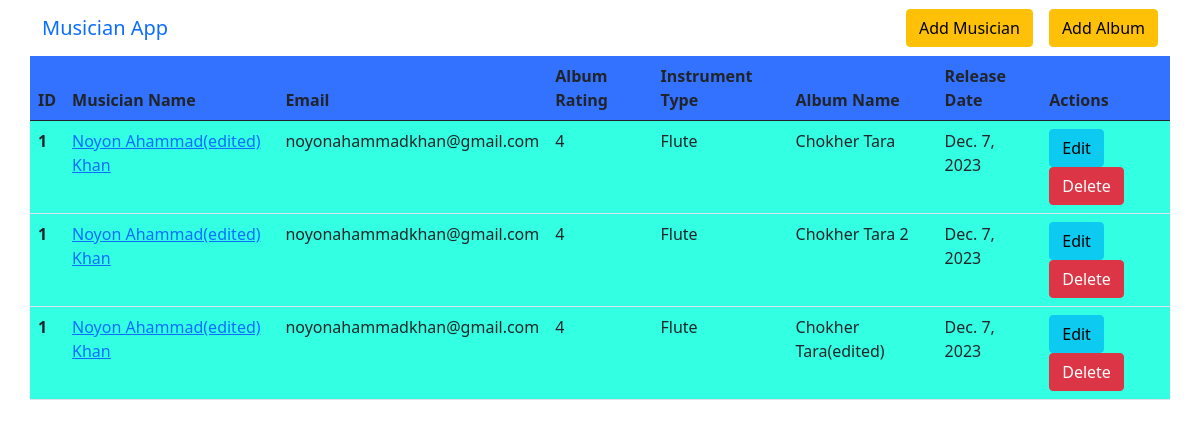
The page / on the database its author committed.
### musician_app/models.py (models this page shows, shortened)
class Album(models.Model):
    CHOICES = (('1', 1), ('2', 2), ('3', 3), ('4', 4), ('5', 5))
    album_name = models.CharField(max_length=50)
    musician = models.ForeignKey(
        Musician, on_delete=models.CASCADE, related_name="albums")
    release_date = models.DateField()
    rating = models.CharField(choices=CHOICES, max_length=2)

class Musician(models.Model):
    first_name = models.CharField(max_length=50)
    last_name = models.CharField(max_length=50)
    email = models.EmailField(max_length=50)
    phone_number = models.CharField(max_length=50)
    instrument_type = models.CharField(max_length=50)

### musician_app/views.py (the view)
# urls.py: path('', home, name="home"),
def home(request):
    albums = models.Album.objects.all()
    return render(request, 'home.html', {'albums': albums})

### musician_app/templates/home.html
{% extends 'base.html' %} {% load crispy_forms_tags %} {% block content %}
<table class="table container">
  <thead>
    <tr style="background: #3371ff">
      <th scope="col">ID</th>
      <th scope="col">Musician Name</th>
      <th scope="col">Email</th>
      <th scope="col">Album Rating</th>
      <th scope="col">Instrument Type</th>
      <th scope="col">Album Name</th>
      <th scope="col">Release Date</th>
      <th scope="col">Actions</th>
    </tr>
  </thead>
  <tbody>
    {% for album in albums %}
    <tr class="" style="margin-bottom: 3px; background-color: #33ffe3">
      <th scope="row">{{album.musician.id}}</th>
      <td>
        <a href="{% url 'edit_musician' id=album.musician.id %}">
          {{album.musician.first_name}} {{album.musician.last_name}}
        </a>
      </td>
      <td>{{album.musician.email}}</td>
      <td>{{album.rating}}</td>
      <td>{{album.musician.instrument_type}}</td>
      <td>{{album.album_name}}</td>
      <td>{{album.release_date}}</td>
      <td>
        <a href="{% url 'edit_album' id=album.pk %}" class="btn btn-info"
          >Edit</a
        >
        <a href="{% url 'delete_album' id=album.pk %}" class="btn btn-danger"
          >Delete</a
        >
      </td>
    </tr>
    {% endfor %}
  </tbody>
</table>
{% endblock %}

### musician_app/templates/base.html (shortened to what this page needs)
<!DOCTYPE html>
<html lang="en">
  <head>
    <link
      href="https://cdn.jsdelivr.net/npm/bootstrap@5.0.2/dist/css/bootstrap.min.css"
      rel="stylesheet"
    />
  </head>
  <body style="">
    <nav class="navbar bg-body-tertiary">
      <div class="container">
        <a class="navbar-brand">Musician App</a>
        <form class="d-flex" role="search">
          <a class="btn btn-warning me-3" href="{% url 'add_musician' %}">
            Add Musician
          </a>
          <a class="btn btn-warning" href="{% url 'add_album' %}">
            Add Album
          </a>
        </form>
      </div>
    </nav>
    {% block content %} {% endblock %}
  </body>
</html>

### rows shown on the page
Album: musician.id "1", musician.first_name "Noyon Ahammad(edited)", musician.last_name "Khan", musician.email "noyonahammadkhan@gmail.com", rating "4", musician.instrument_type "Flute", album_name "Chokher Tara", release_date "Dec. 7, 2023"
Album: musician.id "1", musician.first_name "Noyon Ahammad(edited)", musician.last_name "Khan", musician.email "noyonahammadkhan@gmail.com", rating "4", musician.instrument_type "Flute", album_name "Chokher Tara 2", release_date "Dec. 7, 2023"
Album: musician.id "1", musician.first_name "Noyon Ahammad(edited)", musician.last_name "Khan", musician.email "noyonahammadkhan@gmail.com", rating "4", musician.instrument_type "Flute", album_name "Chokher Tara(edited)", release_date "Dec. 7, 2023"
